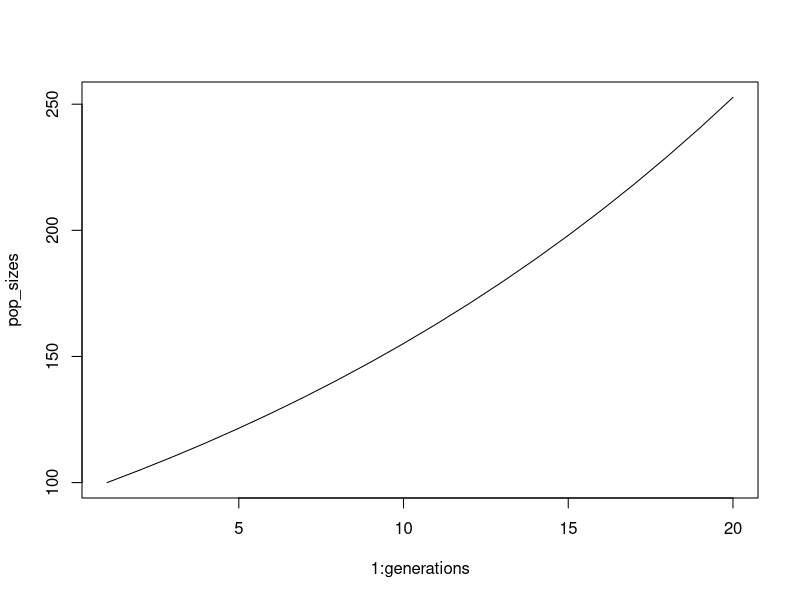
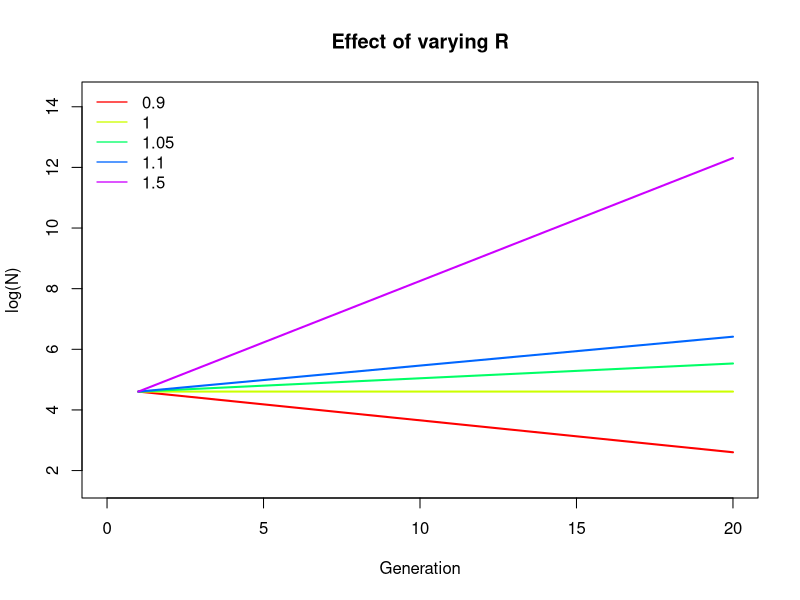
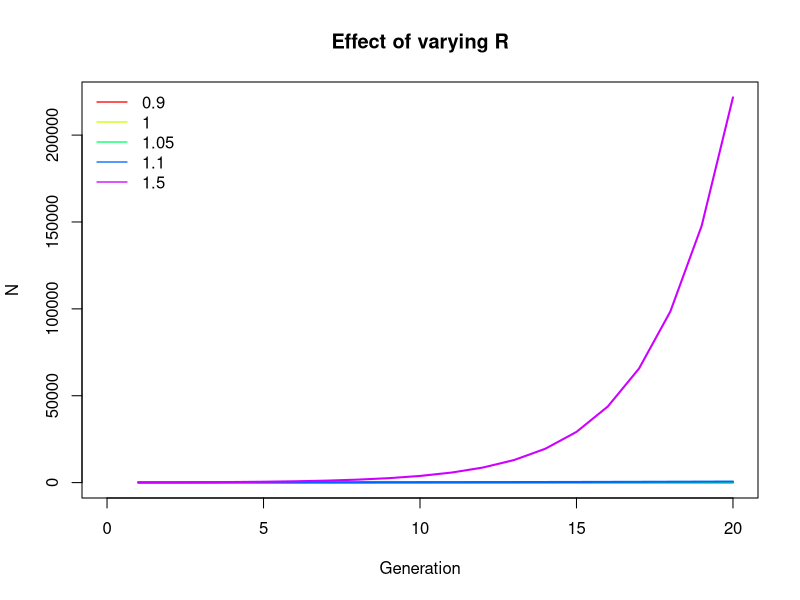
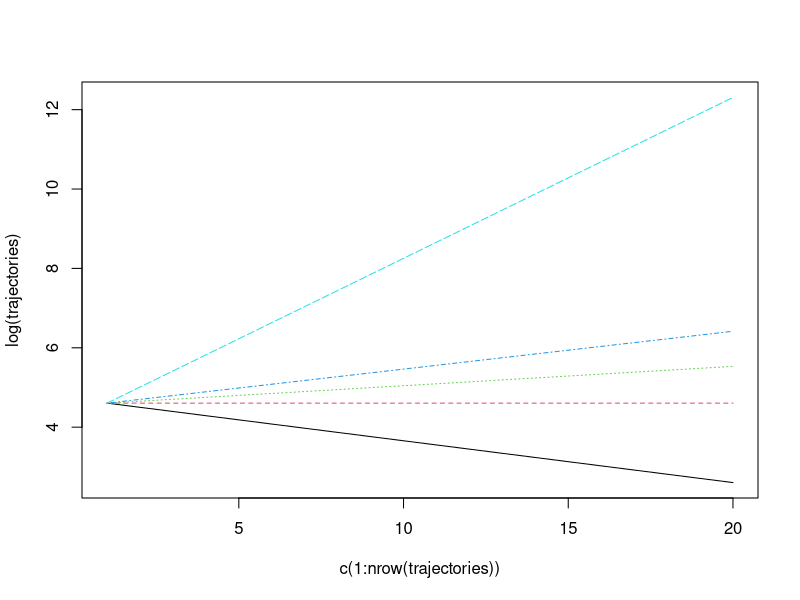

Here is the R script that generated these plots, in order:
## ---- chunk 1
# Set couner to 1; set Sum to counter;
# Start a loop from 1 to 20;
# Increase counter by 1; 
# Increase Sum by counter;
# Return sum

total <- 0

for (ii in 1:20){
  total <- total + ii
}

total

# Or just do this
sum(1:20)
## ---- chunk 2

# Make a vector of length equal to number of generations
# The first entry is the inital population size
# In a loop from 2 to number of generations, update the vector with (time-1)*R

# conditions & parameters
generations <- 20
RR <- 1.05 # R is a parameter
N_init <- 100 # N is a state variable

# create and populate pop size vector
pop_sizes <- numeric(generations)
pop_sizes[1] <- N_init
for (time in 2:generations){
  pop_sizes[time] <- RR*pop_sizes[time-1]
}

pop_sizes

# Alternatively,
for (time in 2:generations){
  pop_sizes[time] <- N_init*RR^(time-1)
}
pop_sizes

# Pseudocode for plot:
# Make a plot with X axis of 1 to number of generations
# Y axis is population size
# Plot
plot(x = 1:generations, y = pop_sizes, type = "l")


#####################################
# Make this for multiple values of R

# Define a function first
pop_growth <- function(N, RR, generations = 20) {
  pop_sizes <- numeric(generations)
  pop_sizes[1] <- N_init
  for (time in 2:generations){
    pop_sizes[time] <- RR*pop_sizes[time-1]
  }
  return(pop_sizes)
}

RRs <- c(0.9, 1, 1.05, 1.1, 1.5)
trajectories <- sapply(RRs, function(x) pop_growth(N = N_init, RR = x))


# Make a function to plot this thing
multi_plot <- function(m, log = T) {
  if(log == T) {m <- log(m)}
  range <- range(m)
  colors <- rainbow(n = ncol(m))
  
  ylab_text <- "log(N)"
  if (log == F) {ylab_text <- "N"}
  plot(1, type = "n", xlim = c(0, nrow(trajectories)), ylim = c(range[1]-1, range[2]+2), 
       main = "Effect of varying R", ylab = ylab_text, xlab = "Generation")
  
  sapply(1:ncol(m), function(x) lines(y = m[,x], x = 1:nrow(m), col = colors[x], lwd = 2))
  legend("topleft", col = colors, legend = RRs, lwd = 1.25, bty = "n")
}

multi_plot(m = trajectories); multi_plot(m = trajectories, log = F)
# Easier to do this with matplot()
matplot(y = log(trajectories), x = c(1:nrow(trajectories)), pch = 19, type = "l")
# Try this in ggplot2 at some point
